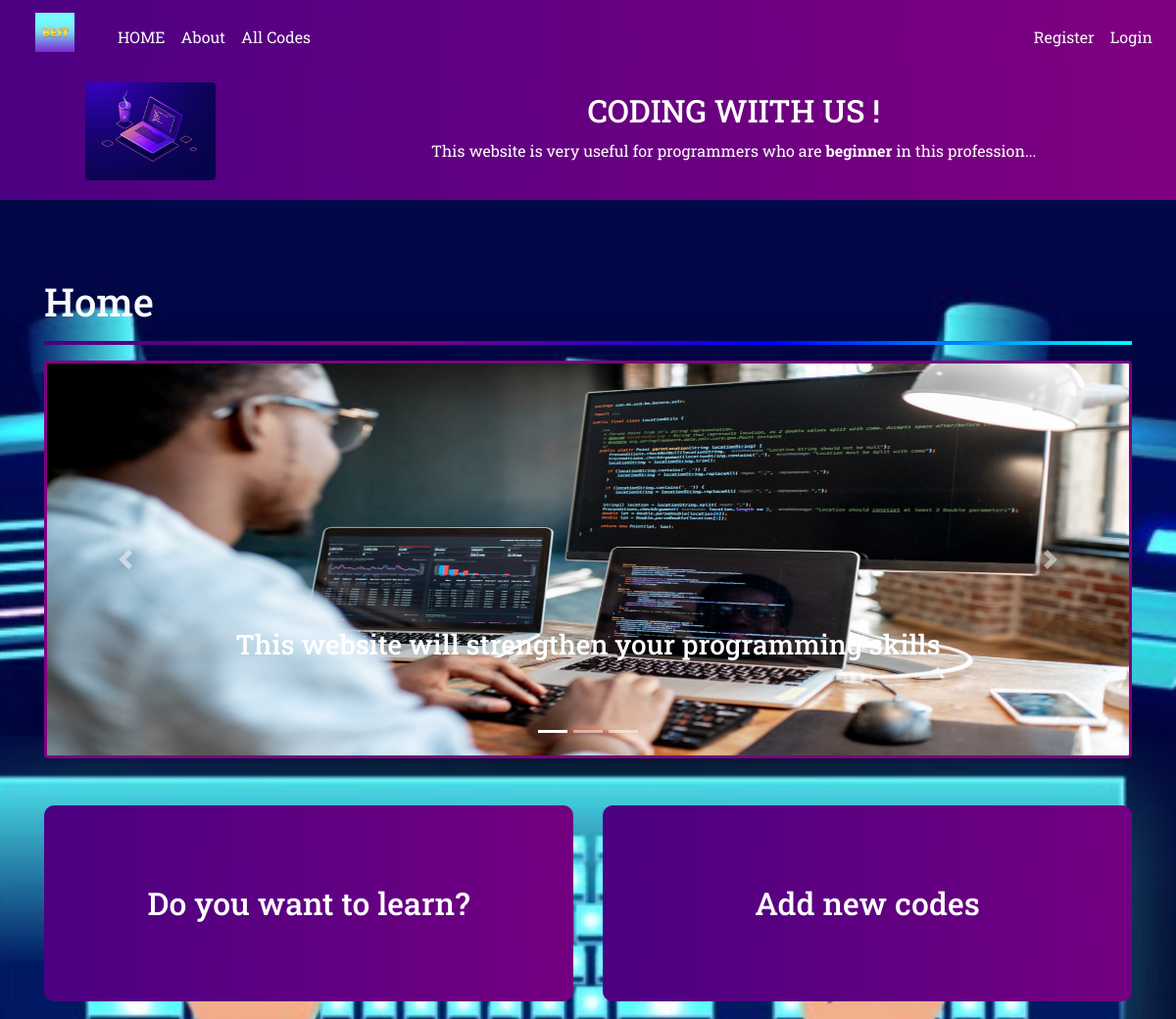
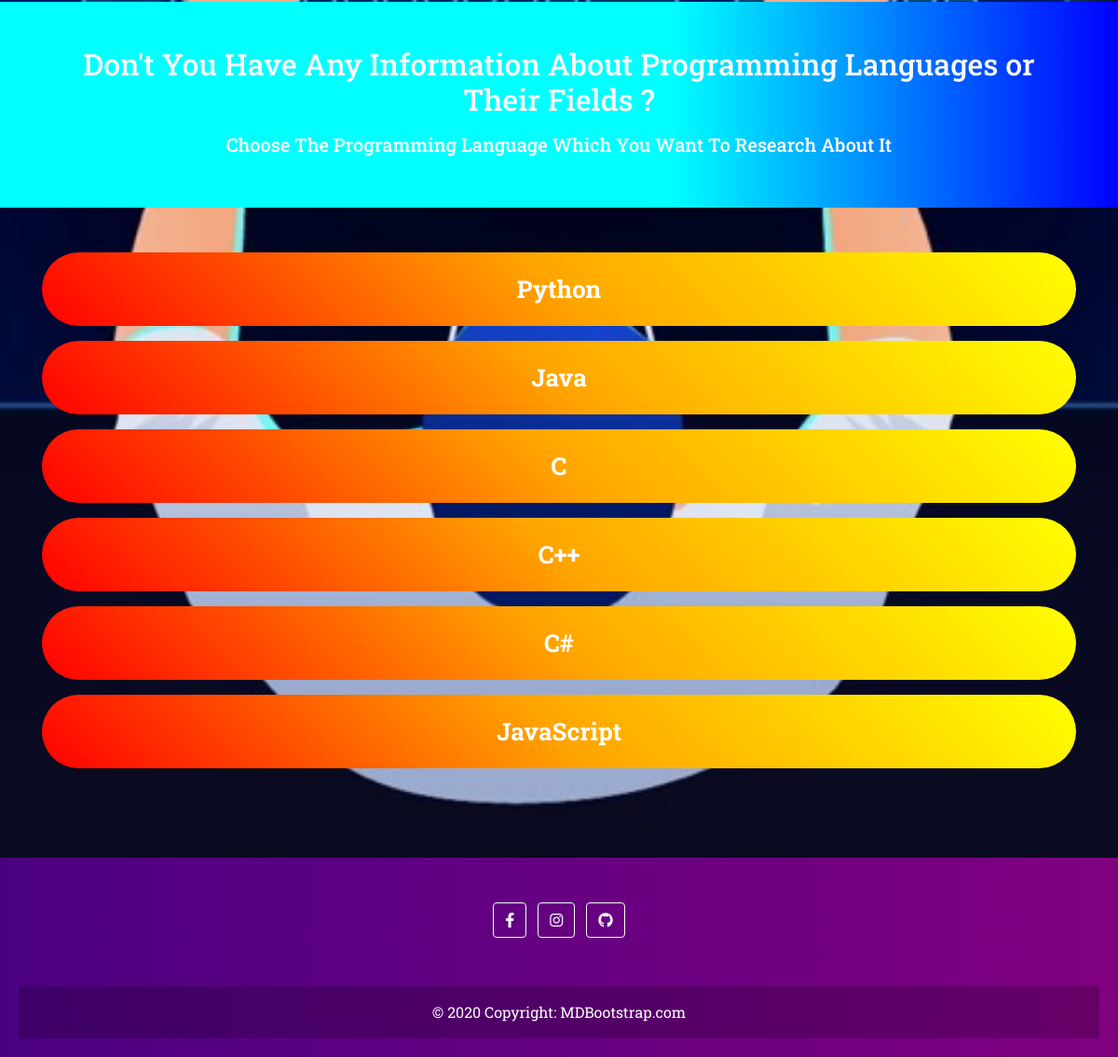
The page / on the database its author committed (2 pictures, top to bottom).
### languages/models.py (models this page shows, shortened)
class Language(models.Model):
    language = models.CharField(max_length=40)
    language_detail = RichTextField(blank=True, null=True)
    language_fields = models.TextField(blank=True, null= True)

### website/views.py (the view)
# urls.py: path('', views.index, name="index"),
def index(request):
    languages = Language.objects.all()
    context = {
        "languages" : languages
    }
    return render(request, "index.html", context)

### templates/index.html (shortened to what this page needs)
{% extends 'layout.html' %}
{% load static %}
{% block body %}
        <div class="container w-100">
            <h1 class="text-light">Home</h1>
            <hr style="background: linear-gradient(to right, indigo, purple, blue, cyan); height: 3px;">
            <div class="carousel slide" id="carousel-photos" data-ride="carousel">
                <ol class="carousel-indicators" style="z-index: 1;">
                    <li class="active" data-target="#carousel-photos" data-slide-to="0"></li>
                    <li data-target="#carousel-photos" data-slide-to="1"></li>
                    <li data-target="#carousel-photos" data-slide-to="2"></li>
                </ol>
                <div class="carousel-inner rounded" style="border: 3px solid purple; padding: 0;">
                    <div class="carousel-item active " style="height: 300px;">
                        <img src="{% static 'images/first.jpg' %}" class="d-block h-100 w-100" alt="">
                        <div class="carousel-caption">
                            <h3 class="h3 pb-5">
                                This website will strengthen your programming skills
                            </h3>
                        </div>
                    </div>
                </div>
                <a href="#carousel-photos" class="carousel-control-prev" data-slide="prev">
                    <span class="carousel-control-prev-icon"></span>
                </a>
                <a href="#carousel-photos" class="carousel-control-next" data-slide="next">
                    <span class="carousel-control-next-icon"></span>
                </a>
            </div>
            <div class="row mt-5">
                <div class="col-md-6 text-center" >
                    <a href="{% url 'code:codes' %}" class="button h2">Do you want to learn?</a>
                </div>
                <div class="col-md-6 text-center">
                    <a href="{% url 'code:addNewCode' %}" class="button h2">Add new codes</a>
                </div>
            </div>
        </div>
        <div class="container-fluid p-5 d-flex flex-column justify-content-center align-items-center" style="background: linear-gradient(to right, cyan 60%, blue); height: auto;">
            <h2 class="text-light mb-3 text-center">Don't You Have Any Information About Programming Languages or Their Fields ?</h2>
            <a href="#languages" class=" h5 text-center">Choose The Programming Language Which You Want To Research About It</a>
        </div>
        <div class="container mt-5" id="languages">
            {% for language in languages %}
                <a class="language-button mb-3" href="{% url 'languages:detail' language.language %}">{{language.language}}</a>
            {% endfor %}
        </div>
{% endblock %}

### static/style.css (style rules this page uses)
* { font-family: "Roboto Slab"; box-sizing: border-box; }
html { height: 100%; width: 100%; }
body { overflow-x: hidden; height: 100%; width: 100%; }
@media only screen and (min-width: 768px) { #carousel-photos .carousel-item { height: 400px !important; } }
.button { border-radius: 10px; padding: 10px; background: linear-gradient(to right, indigo, purple, blue, cyan ); background-size: 400% 400%; color: white; text-decoration: none; transition: all 1s ease-in-out ; height: 200px; display: flex; justify-content: center; align-items: center; margin-bottom: 20px; }

### templates/index.html (style rules this page uses)
.container-fluid a { color: white; }
.language-button { background: linear-gradient(45deg, red,orange, yellow ); padding: 20px 25px; color: white; border-radius: 40px; text-align: center; font-size: 26px; font-weight: bold; display: block; }

### rows shown on the page
Language: language "Python"
Language: language "Java"
Language: language "C"
Language: language "C++"
Language: language "C#"
Language: language "JavaScript"
